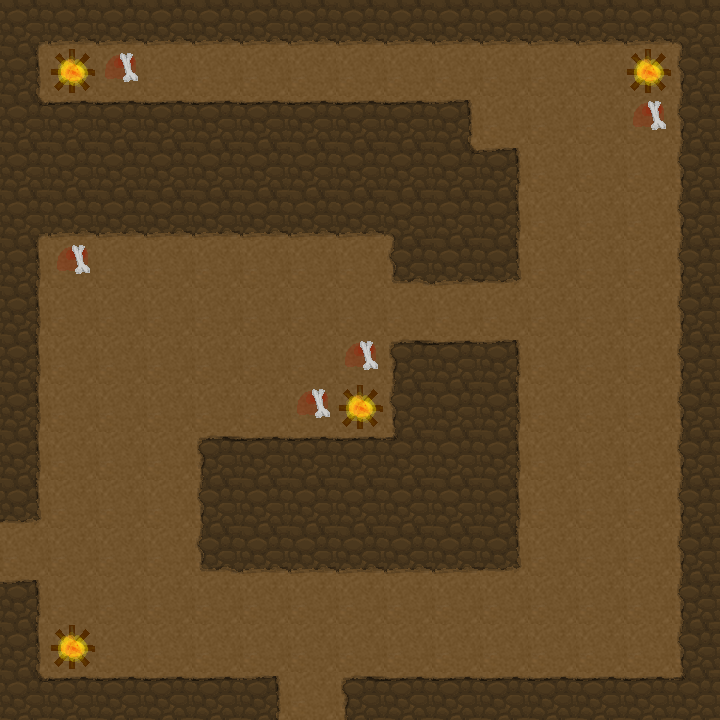

Below is a game level as drawn by its tile map, then a one-line description and the .tmx file that defines it, in full:
An orthogonal 15x15 tile map with 48x48 px tiles, 2 tile layers (background, decoration), 1 hidden layer not drawn, 2 tilesets and 10 objects (8x monster, 2x connection).

<map version="1.0" orientation="orthogonal" renderorder="right-down" width="15" height="15" tilewidth="48" tileheight="48" nextobjectid="20">
 <tileset firstgid="1" name="tilesheet" tilewidth="48" tileheight="48" tilecount="36" columns="6">
  <image source="../images/tilesheet.png" width="288" height="288" />
  <terraintypes>
   <terrain name="CaveWall" tile="-1" />
   <terrain name="CaveGround" tile="-1" />
   <terrain name="BlueBricks" tile="-1" />
  </terraintypes>
  <tile id="2" terrain="2,2,2,2" />
  <tile id="3" terrain="1,1,1,1" />
  <tile id="4" terrain="2,0,2,0" />
  <tile id="5" terrain="0,2,0,2" />
  <tile id="7" terrain="0,0,0,1" />
  <tile id="8" terrain="0,0,1,0" />
  <tile id="9" terrain="1,1,1,0" />
  <tile id="10" terrain="1,1,0,0" />
  <tile id="11" terrain="1,1,0,1" />
  <tile id="13" terrain="0,1,0,0" />
  <tile id="14" terrain="1,0,0,0" />
  <tile id="15" terrain="1,0,1,0" />
  <tile id="16" terrain="0,0,0,0" />
  <tile id="17" terrain="0,1,0,1" />
  <tile id="21" terrain="1,0,1,1" />
  <tile id="22" terrain="0,0,1,1" />
  <tile id="23" terrain="0,1,1,1" />
  <tile id="30">
   <animation>
    <frame tileid="30" duration="150" />
    <frame tileid="31" duration="150" />
    <frame tileid="32" duration="150" />
    <frame tileid="33" duration="150" />
    <frame tileid="34" duration="150" />
   </animation>
  </tile>
 </tileset>
 <tileset firstgid="37" name="markers" tilewidth="48" tileheight="48" tilecount="3" columns="3">
  <image source="../images/markers.png" width="144" height="48" />
 </tileset>
 <layer name="background" width="15" height="15">
  <data encoding="csv">
8,23,23,23,23,23,23,23,23,23,23,23,23,23,9,
18,4,4,4,4,4,4,4,4,4,4,4,4,4,16,
14,11,11,11,11,11,11,11,11,12,4,4,4,4,16,
17,17,17,17,17,17,17,17,17,14,12,4,4,4,16,
8,23,23,23,23,23,23,23,9,17,18,4,4,4,16,
18,4,4,4,4,4,4,4,22,23,24,4,4,4,16,
18,4,4,4,4,4,4,4,4,4,4,4,4,4,16,
18,4,4,4,4,4,4,4,10,11,12,4,4,4,16,
18,4,4,4,4,4,4,4,16,17,18,4,4,4,16,
18,4,4,4,10,11,11,11,15,17,18,4,4,4,16,
24,4,4,4,16,17,17,17,17,17,18,4,4,4,16,
4,4,4,4,22,23,23,23,23,23,24,4,4,4,16,
12,4,4,4,4,4,4,4,4,4,4,4,4,4,16,
18,4,4,4,4,4,4,4,4,4,4,4,4,4,16,
14,11,11,11,11,12,4,10,11,11,11,11,11,11,15
</data>
 </layer>
 <layer name="decoration" width="15" height="15">
  <data encoding="csv">
0,0,0,0,0,0,0,0,0,0,0,0,0,0,0,
0,31,7,0,0,0,0,0,0,0,0,0,0,31,0,
0,0,0,0,0,0,0,0,0,0,0,0,0,7,0,
0,0,0,0,0,0,0,0,0,0,0,0,0,0,0,
0,0,0,0,0,0,0,0,0,0,0,0,0,0,0,
0,7,0,0,0,0,0,0,0,0,0,0,0,0,0,
0,0,0,0,0,0,0,0,0,0,0,0,0,0,0,
0,0,0,0,0,0,0,7,0,0,0,0,0,0,0,
0,0,0,0,0,0,7,31,0,0,0,0,0,0,0,
0,0,0,0,0,0,0,0,0,0,0,0,0,0,0,
0,0,0,0,0,0,0,0,0,0,0,0,0,0,0,
0,0,0,0,0,0,0,0,0,0,0,0,0,0,0,
0,0,0,0,0,0,0,0,0,0,0,0,0,0,0,
0,31,0,0,0,0,0,0,0,0,0,0,0,0,0,
0,0,0,0,0,0,0,0,0,0,0,0,0,0,0
</data>
 </layer>
 <layer name="collision" width="15" height="15" visible="0">
  <data encoding="csv">
36,36,36,36,36,36,36,36,36,36,36,36,36,36,36,
36,0,0,0,0,0,0,0,0,0,0,0,0,0,36,
36,36,36,36,36,36,36,36,36,36,0,0,0,0,36,
0,0,0,0,0,0,0,0,0,36,36,0,0,0,36,
36,36,36,36,36,36,36,36,36,0,36,0,0,0,36,
36,0,0,0,0,0,0,0,36,36,36,0,0,0,36,
36,0,0,0,0,0,0,0,0,0,0,0,0,0,36,
36,0,0,0,0,0,0,0,36,36,36,0,0,0,36,
36,0,0,0,0,0,0,0,36,0,36,0,0,0,36,
36,0,0,0,36,36,36,36,36,0,36,0,0,0,36,
36,0,0,0,36,0,0,0,0,0,36,0,0,0,36,
0,0,0,0,36,36,36,36,36,36,36,0,0,0,36,
36,0,0,0,0,0,0,0,0,0,0,0,0,0,36,
36,0,0,0,0,0,0,0,0,0,0,0,0,0,36,
36,36,36,36,36,36,0,36,36,36,36,36,36,36,36
</data>
 </layer>
 <objectgroup name="data">
  <object id="9" name="centipede" type="monster" gid="39" x="48" y="480" width="48" height="48" />
  <object id="10" name="mutant" type="monster" gid="39" x="144" y="96" width="48" height="48" />
  <object id="12" name="mutant" type="monster" gid="39" x="576" y="144" width="48" height="48" />
  <object id="13" name="mutant" type="monster" gid="39" x="624" y="432" width="48" height="48" />
  <object id="14" name="wraith" type="monster" gid="39" x="480" y="144" width="48" height="48" />
  <object id="15" name="centipede" type="monster" gid="39" x="240" y="432" width="48" height="48" />
  <object id="16" name="ghoul" type="monster" gid="39" x="528" y="624" width="48" height="48" />
  <object id="17" name="tunnel1" type="connection" gid="37" x="0" y="576" width="48" height="48" />
  <object id="18" name="tunnel_blue" type="connection" gid="37" x="288" y="720" width="48" height="48" />
  <object id="19" name="mutant" type="monster" gid="39" x="384" y="336" width="48" height="48" />
 </objectgroup>
</map>
